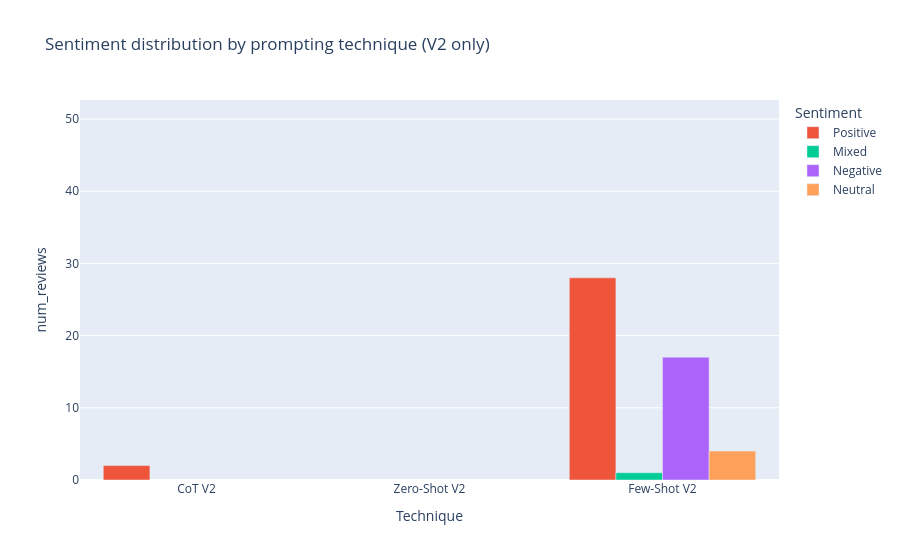

The notebook cell this image was saved under:
### Markdown cell above
**Visualization of Sentiments Distribution**

 After generating results from all prompting techniques, it's crucial to visualize their outputs to better understand their behavior and performance. This helps us see if one technique tends to be more cautious (e.g., assigning more 'Neutral' sentiments) or if they generally agree on the sentiment of the reviews.
    
 **Questions:**
    
* How does the distribution of predicted Sentiment (Positive, Negative, Neutral) compare across the V2 versions of Zero-Shot, Few-Shot, and Chain-of-Thought? (Hint: Create a separate bar chart for each technique's V2 sentiment column).
    
* Are there noticeable differences in the counts? For example, does one technique identify more "Neutral" reviews than the others? What might this imply about its ability to handle nuance?

### Code cell
# Sentiment distribution across techniques (V2 outputs)
sentiment_frames = []
if not zero_shot_v2_scored.empty:
    sentiment_frames.append(
        pd.DataFrame({'Technique': 'Zero-Shot V2', 'Sentiment': zero_shot_v2_scored['Sentiment'], 'Count': 1})
    )
if not few_shot_v2_scored.empty:
    sentiment_frames.append(
        pd.DataFrame({'Technique': 'Few-Shot V2', 'Sentiment': few_shot_v2_scored['Sentiment'], 'Count': 1})
    )
if not cot_v2_scored.empty:
    sentiment_frames.append(
        pd.DataFrame({'Technique': 'CoT V2', 'Sentiment': cot_v2_scored['Sentiment'], 'Count': 1})
    )

if sentiment_frames:
    sentiment_df = pd.concat(sentiment_frames, ignore_index=True)
    sentiment_counts = sentiment_df.groupby(['Technique', 'Sentiment']).size().reset_index(name='num_reviews')
    fig = px.bar(
        sentiment_counts,
        x='Technique',
        y='num_reviews',
        color='Sentiment',
        barmode='group',
        title='Sentiment distribution by prompting technique (V2 only)'
    )
    fig.show()
else:
    print('No scored prompt outputs found yet.')

### Figure 1 — Plotly figure (JSON) as saved in the notebook; plotly's stock layout.template omitted (floating-point values rounded to 4 significant figures)
{"data": [{"alignmentgroup": "True", "hovertemplate": "Sentiment=<br>Technique=%{x}<br>num_reviews=%{y}<extra></extra>", "legendgroup": "", "marker": {"color": "#636efa", "pattern": {"shape": ""}}, "name": "", "offsetgroup": "", "orientation": "v", "showlegend": false, "textposition": "auto", "type": "bar", "x": ["CoT V2", "Zero-Shot V2"], "xaxis": "x", "y": [48, 50], "yaxis": "y"}, {"alignmentgroup": "True", "hovertemplate": "Sentiment=Positive<br>Technique=%{x}<br>num_reviews=%{y}<extra></extra>", "legendgroup": "Positive", "marker": {"color": "#EF553B", "pattern": {"shape": ""}}, "name": "Positive", "offsetgroup": "Positive", "orientation": "v", "showlegend": true, "textposition": "auto", "type": "bar", "x": ["CoT V2", "Few-Shot V2"], "xaxis": "x", "y": [2, 28], "yaxis": "y"}, {"alignmentgroup": "True", "hovertemplate": "Sentiment=Mixed<br>Technique=%{x}<br>num_reviews=%{y}<extra></extra>", "legendgroup": "Mixed", "marker": {"color": "#00cc96", "pattern": {"shape": ""}}, "name": "Mixed", "offsetgroup": "Mixed", "orientation": "v", "showlegend": true, "textposition": "auto", "type": "bar", "x": ["Few-Shot V2"], "xaxis": "x", "y": [1], "yaxis": "y"}, {"alignmentgroup": "True", "hovertemplate": "Sentiment=Negative<br>Technique=%{x}<br>num_reviews=%{y}<extra></extra>", "legendgroup": "Negative", "marker": {"color": "#ab63fa", "pattern": {"shape": ""}}, "name": "Negative", "offsetgroup": "Negative", "orientation": "v", "showlegend": true, "textposition": "auto", "type": "bar", "x": ["Few-Shot V2"], "xaxis": "x", "y": [17], "yaxis": "y"}, {"alignmentgroup": "True", "hovertemplate": "Sentiment=Neutral<br>Technique=%{x}<br>num_reviews=%{y}<extra></extra>", "legendgroup": "Neutral", "marker": {"color": "#FFA15A", "pattern": {"shape": ""}}, "name": "Neutral", "offsetgroup": "Neutral", "orientation": "v", "showlegend": true, "textposition": "auto", "type": "bar", "x": ["Few-Shot V2"], "xaxis": "x", "y": [4], "yaxis": "y"}], "layout": {"barmode": "group", "legend": {"title": {"text": "Sentiment"}, "tracegroupgap": 0}, "title": {"text": "Sentiment distribution by prompting technique (V2 only)"}, "xaxis": {"anchor": "y", "domain": [0, 1], "title": {"text": "Technique"}}, "yaxis": {"anchor": "x", "domain": [0, 1], "title": {"text": "num_reviews"}}}}
